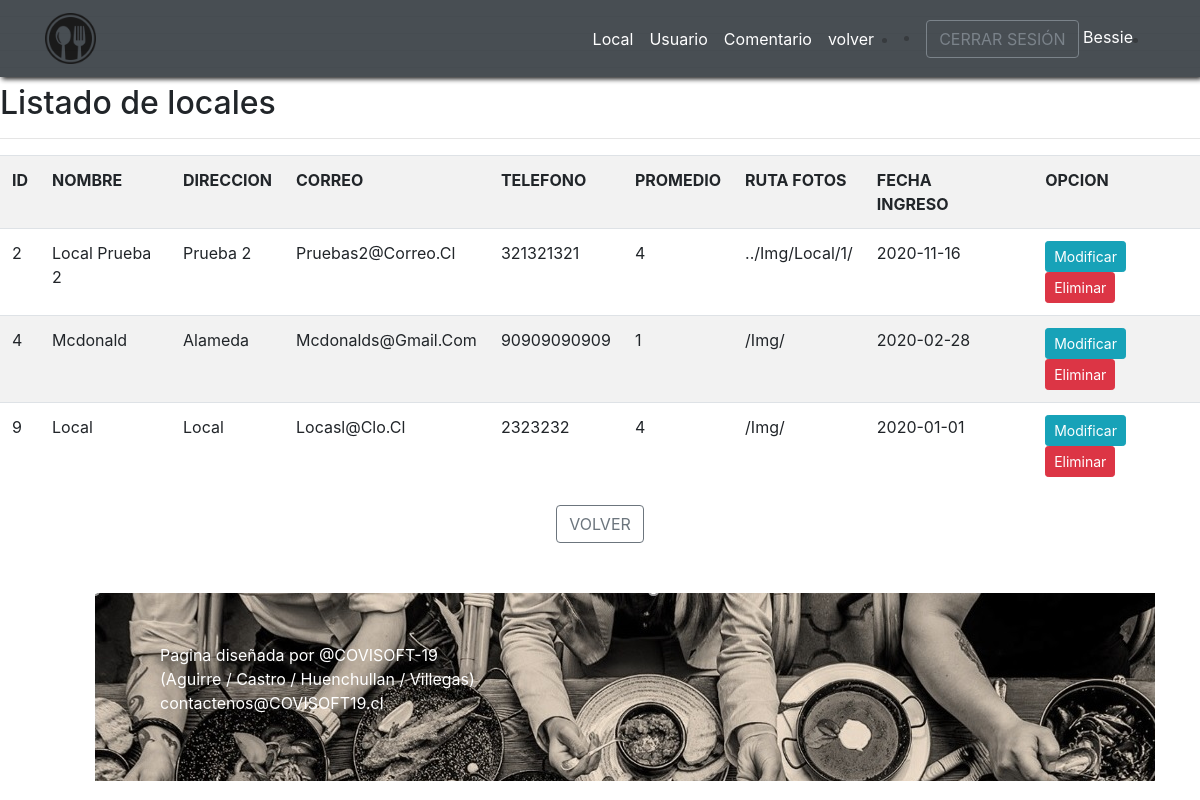
/catalogo/local_list (signed in), run on the app's committed database.
### catalogo/models.py (models this page shows, shortened)
class Local(models.Model):
	id_local=models.AutoField(primary_key=True)
	nombre=models.CharField(max_length=50)
	direccion=models.CharField(max_length=100)
	correo=models.CharField(max_length=50)
	telefono=models.CharField(max_length=12)
	prom_califi=models.IntegerField(default=0)
	ruta_fotos=models.CharField(max_length=100)
	fecha_alta=models.DateField(null=True, blank=True)

### catalogo/views.py (the view)
# urls.py: path('local_list', listar_local, name="local_list"),
def listar_local(request):
	local_l=Local.objects.all()
	data={
		'local':local_l
	}
	return render(request, 'local/local_list.html', data)

### catalogo/templates/Local/local_list.html (shortened to what this page needs)
<!DOCTYPE html>
<html lang="es">
   <head>
        <link rel="stylesheet" href="https://cdn.jsdelivr.net/npm/bootstrap@4.5.3/dist/css/bootstrap.min.css">
        {% load static %}
        <link rel="stylesheet" href="{% static 'css/main.css' %}">
        {% load static %}
   </head>
   <body>
       {% load static %}
    <nav class="navbar navbar-expand-lg navbar-dark bg-dark fixed-top">
      <div class="container">
        <a class="navbar-brand header-content-left" href="{% url 'inicio' %}"><img src="{% static 'img/icono3.ico' %}" alt="La ruta del bajón" style="width: 20%"></a>
       <div class="collapse navbar-collapse" id="navbarNav">
          <ul class="navbar-nav ml-auto text-black">
            {% if user.is_authenticated %}
            <li class="nav-item">
              <a class="nav-link" href="{% url 'local' %}">Local</a>
            </li>
            <li class="nav-item">
              <a class="nav-link" href="{% url 'usuario_adm' %}">Usuario</a>
            </li>
            <li class="nav-item">
              <a class="nav-link" href="#">Comentario</a>
            </li>
            <li class="nav-item">
              <a class="nav-link" href="{% url 'inicio' %}">volver</a>
            </li>
              {% else %}
          </ul>
         {% endif %}
  </div>
        <li>
        <li>
        {% if user.is_authenticated %}
          <a href="{% url 'logout' %}" class="btn btn-outline-secondary text-black">CERRAR SESIÓN </a>
         <a href="#" style="color: white">{{ user.username }}</a>
        </li>
        <li>
        {% else %}
          <a href="{% url 'login' %}" class="btn btn-outline-secondary text-black">INICIAR SESIÓN</a>
        </li>
        {% endif %}
      </li>
      </div>
    </nav>
       <h2>Listado de locales</h2>
   <body>
      <table class="table table-striped table-hover table-responsive-sm">
          <tr>
            <hr>
              <th>ID</th>
              <th>NOMBRE</th>
              <th>DIRECCION</th>
              <th>CORREO</th>
              <th>TELEFONO</th>
              <th>PROMEDIO</th>
              <th>RUTA FOTOS</th>
              <th>FECHA INGRESO</th>
              <th> </th>
              <th>OPCION</th>
          </tr>
          {% for p in local %}
          <tr>
              <td>{{p.id_local | title }}</td>
              <td>{{p.nombre | title }}</td>
              <td>{{p.direccion | title }}</td>
              <td>{{p.correo | title }}</td>
              <td>{{p.telefono | title }}</td>
              <td>{{p.prom_califi | title }}</td>
              <td>{{p.ruta_fotos | title }}</td>
              <td>{{p.fecha_alta | title }}</td>
              <td> </td>
              <td>
                <a href="{% url 'local_mod' p.id_local%}" class="btn btn-info btn-sm">Modificar</a>
                <a href="{% url 'local_del' p.id_local%}" class="btn btn-danger btn-sm">Eliminar</a>
              </td>
          </tr>
          {% endfor%}
      </table>
      <center>
      <h4>
        <a href="{% url 'local'%}" class="btn btn-outline-secondary text-black">VOLVER</a>
      </h4>
      </center>
   </body>
  </body>
   <div class="container">
      <footer class="footer">
        <div class="container">
         <p style="color:white;">
            Pagina diseñada por @COVISOFT-19 <br>
           (Aguirre / Castro / Huenchullan / Villegas) <br>
           contactenos@COVISOFT19.cl
         </p>
        </div>
  </div
   </body>
</html>

### catalogo/static/css/main.css (style rules this page uses)
.navbar { box-shadow: 2px 2px 5px #000; opacity: .9; }
.navbar .navbar-nav .nav-item .nav-link { color: white; }
footer { margin-top: 50px; margin-left: 50px; padding: 50px; background: url(../img/ppalb.jpg) no-repeat; }

### data on the page
Local: id_local "2", nombre "Local Prueba 2", direccion "Prueba 2", correo "Pruebas2@Correo.Cl", telefono "321321321", prom_califi "4", ruta_fotos "../Img/Local/1/", fecha_alta "2020-11-16"
Local: id_local "4", nombre "Mcdonald", direccion "Alameda", correo "Mcdonalds@Gmail.Com", telefono "90909090909", prom_califi "1", ruta_fotos "/Img/", fecha_alta "2020-02-28"
Local: id_local "9", nombre "Local", direccion "Local", correo "Locasl@Clo.Cl", telefono "2323232", prom_califi "4", ruta_fotos "/Img/", fecha_alta "2020-01-01"

### other printed values
{{ user.username }} "Bessie"
